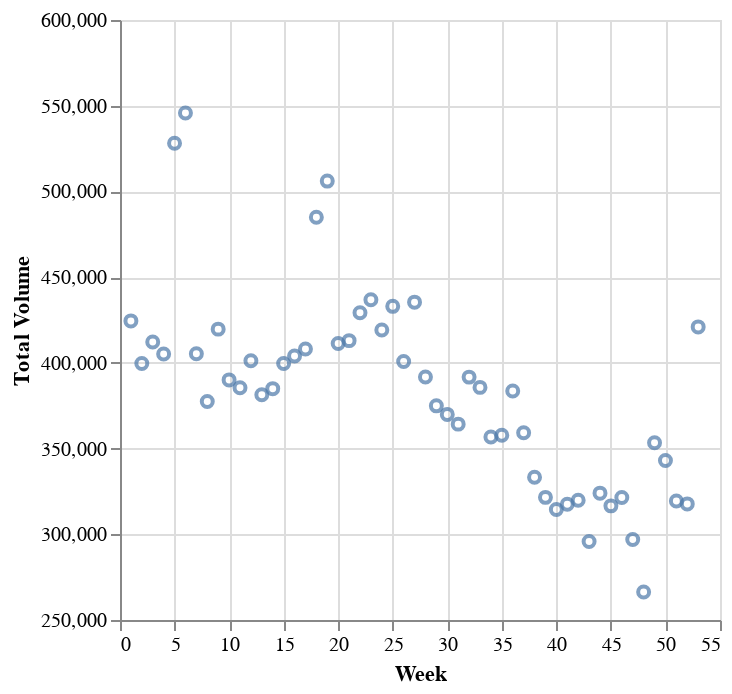

The notebook cell saved with this chart:
### Code cell
# Task 1.7

# Create the chart with filtered data
avocado_aggregate_plot_2 = alt.Chart(avocado_aggregate_2).mark_point().encode(
    x=alt.X("wk:Q", title="Week"), # Set the X-axis
    y=alt.Y("total_volume:Q", title="Total Volume", scale=alt.Scale(domain=[250_000, 600_000])), # Set the Y-axis
)

# Display the chart
avocado_aggregate_plot_2

### Figure 1 — Vega-Lite specification as saved in the notebook (floating-point values rounded to 4 significant figures)
{"config": {"view": {"continuousWidth": 300, "continuousHeight": 300}}, "data": {"name": "data-a295d28fcd36410ead699968af2bed51"}, "mark": {"type": "point"}, "encoding": {"x": {"field": "wk", "title": "Week", "type": "quantitative"}, "y": {"field": "total_volume", "scale": {"domain": [250000, 600000]}, "title": "Total Volume", "type": "quantitative"}}, "$schema": "https://vega.github.io/schema/vega-lite/v5.20.1.json", "datasets": {"data-a295d28fcd36410ead699968af2bed51": [{"wk": 1, "average_price": 1.287, "small_hass_volume": 191300.0, "large_hass_volume": 218600.0, "extra_l_hass_volume": 14570.0, "yr": 2016.0, "total_volume": 424500.0}, {"wk": 2, "average_price": 1.331, "small_hass_volume": 180700.0, "large_hass_volume": 205400.0, "extra_l_hass_volume": 13430.0, "yr": 2016.0, "total_volume": 399600.0}, {"wk": 3, "average_price": 1.341, "small_hass_volume": 186900.0, "large_hass_volume": 210300.0, "extra_l_hass_volume": 14890.0, "yr": 2016.0, "total_volume": 412100.0}, {"wk": 4, "average_price": 1.315, "small_hass_volume": 183400.0, "large_hass_volume": 206800.0, "extra_l_hass_volume": 14990.0, "yr": 2016.0, "total_volume": 405100.0}, {"wk": 5, "average_price": 1.254, "small_hass_volume": 250100.0, "large_hass_volume": 258900.0, "extra_l_hass_volume": 19160.0, "yr": 2016.0, "total_volume": 528100.0}, {"wk": 6, "average_price": 1.235, "small_hass_volume": 258600.0, "large_hass_volume": 265100.0, "extra_l_hass_volume": 21990.0, "yr": 2016.0, "total_volume": 545700.0}, {"wk": 7, "average_price": 1.301, "small_hass_volume": 202500.0, "large_hass_volume": 186900.0, "extra_l_hass_volume": 15940.0, "yr": 2016.0, "total_volume": 405400.0}, {"wk": 8, "average_price": 1.319, "small_hass_volume": 182700.0, "large_hass_volume": 179600.0, "extra_l_hass_volume": 15080.0, "yr": 2016.0, "total_volume": 377400.0}, {"wk": 9, "average_price": 1.294, "small_hass_volume": 201300.0, "large_hass_volume": 202300.0, "extra_l_hass_volume": 16040.0, "yr": 2016.0, "total_volume": 419700.0}, {"wk": 10, "average_price": 1.312, "small_hass_volume": 191600.0, "large_hass_volume": 182800.0, "extra_l_hass_volume": 15730.0, "yr": 2016.0, "total_volume": 390100.0}, {"wk": 11, "average_price": 1.336, "small_hass_volume": 188900.0, "large_hass_volume": 180800.0, "extra_l_hass_volume": 15700.0, "yr": 2016.0, "total_volume": 385500.0}, {"wk": 12, "average_price": 1.342, "small_hass_volume": 189400.0, "large_hass_volume": 195400.0, "extra_l_hass_volume": 16470.0, "yr": 2016.0, "total_volume": 401200.0}, {"wk": 13, "average_price": 1.351, "small_hass_volume": 180900.0, "large_hass_volume": 183500.0, "extra_l_hass_volume": 17040.0, "yr": 2016.0, "total_volume": 381400.0}, {"wk": 14, "average_price": 1.367, "small_hass_volume": 190500.0, "large_hass_volume": 177800.0, "extra_l_hass_volume": 16610.0, "yr": 2016.0, "total_volume": 385000.0}, {"wk": 15, "average_price": 1.337, "small_hass_volume": 201100.0, "large_hass_volume": 182300.0, "extra_l_hass_volume": 16200.0, "yr": 2016.0, "total_volume": 399600.0}, {"wk": 16, "average_price": 1.368, "small_hass_volume": 195800.0, "large_hass_volume": 189800.0, "extra_l_hass_volume": 18360.0, "yr": 2016.0, "total_volume": 404000.0}, {"wk": 17, "average_price": 1.375, "small_hass_volume": 198100.0, "large_hass_volume": 193800.0, "extra_l_hass_volume": 16250.0, "yr": 2016.0, "total_volume": 408100.0}, {"wk": 18, "average_price": 1.335, "small_hass_volume": 231300.0, "large_hass_volume": 236700.0, "extra_l_hass_volume": 16970.0, "yr": 2016.0, "total_volume": 485000.0}, {"wk": 19, "average_price": 1.313, "small_hass_volume": 241200.0, "large_hass_volume": 245300.0, "extra_l_hass_volume": 19520.0, "yr": 2016.0, "total_volume": 506000.0}, {"wk": 20, "average_price": 1.368, "small_hass_volume": 202600.0, "large_hass_volume": 191000.0, "extra_l_hass_volume": 17660.0, "yr": 2016.0, "total_volume": 411300.0}, {"wk": 21, "average_price": 1.39, "small_hass_volume": 202400.0, "large_hass_volume": 193700.0, "extra_l_hass_volume": 16840.0, "yr": 2016.0, "total_volume": 413000.0}, {"wk": 22, "average_price": 1.404, "small_hass_volume": 214300.0, "large_hass_volume": 198000.0, "extra_l_hass_volume": 16970.0, "yr": 2016.0, "total_volume": 429200.0}, {"wk": 23, "average_price": 1.397, "small_hass_volume": 222300.0, "large_hass_volume": 195600.0, "extra_l_hass_volume": 18910.0, "yr": 2016.0, "total_volume": 436800.0}, {"wk": 24, "average_price": 1.409, "small_hass_volume": 215300.0, "large_hass_volume": 186300.0, "extra_l_hass_volume": 17600.0, "yr": 2016.0, "total_volume": 419200.0}, {"wk": 25, "average_price": 1.409, "small_hass_volume": 211700.0, "large_hass_volume": 201600.0, "extra_l_hass_volume": 19650.0, "yr": 2016.0, "total_volume": 433000.0}, {"wk": 26, "average_price": 1.425, "small_hass_volume": 196900.0, "large_hass_volume": 186500.0, "extra_l_hass_volume": 17430.0, "yr": 2016.0, "total_volume": 400800.0}, {"wk": 27, "average_price": 1.429, "small_hass_volume": 210000.0, "large_hass_volume": 204900.0, "extra_l_hass_volume": 20500.0, "yr": 2016.0, "total_volume": 435400.0}, {"wk": 28, "average_price": 1.44, "small_hass_volume": 188200.0, "large_hass_volume": 187500.0, "extra_l_hass_volume": 16070.0, "yr": 2016.0, "total_volume": 391700.0}, {"wk": 29, "average_price": 1.468, "small_hass_volume": 176200.0, "large_hass_volume": 183700.0, "extra_l_hass_volume": 15100.0, "yr": 2016.0, "total_volume": 374900.0}, {"wk": 30, "average_price": 1.492, "small_hass_volume": 174700.0, "large_hass_volume": 181600.0, "extra_l_hass_volume": 13630.0, "yr": 2016.0, "total_volume": 369900.0}, {"wk": 31, "average_price": 1.502, "small_hass_volume": 171800.0, "large_hass_volume": 179900.0, "extra_l_hass_volume": 12550.0, "yr": 2016.0, "total_volume": 364300.0}, {"wk": 32, "average_price": 1.488, "small_hass_volume": 188400.0, "large_hass_volume": 190300.0, "extra_l_hass_volume": 12980.0, "yr": 2016.0, "total_volume": 391700.0}, {"wk": 33, "average_price": 1.505, "small_hass_volume": 184900.0, "large_hass_volume": 187400.0, "extra_l_hass_volume": 13450.0, "yr": 2016.0, "total_volume": 385700.0}, {"wk": 34, "average_price": 1.534, "small_hass_volume": 177300.0, "large_hass_volume": 168200.0, "extra_l_hass_volume": 11300.0, "yr": 2016.0, "total_volume": 356800.0}, {"wk": 35, "average_price": 1.543, "small_hass_volume": 179100.0, "large_hass_volume": 167100.0, "extra_l_hass_volume": 11540.0, "yr": 2016.0, "total_volume": 357700.0}, {"wk": 36, "average_price": 1.555, "small_hass_volume": 189800.0, "large_hass_volume": 181900.0, "extra_l_hass_volume": 11970.0, "yr": 2016.0, "total_volume": 383600.0}, {"wk": 37, "average_price": 1.556, "small_hass_volume": 165800.0, "large_hass_volume": 182000.0, "extra_l_hass_volume": 11480.0, "yr": 2016.0, "total_volume": 359300.0}, {"wk": 38, "average_price": 1.577, "small_hass_volume": 152500.0, "large_hass_volume": 169900.0, "extra_l_hass_volume": 10920.0, "yr": 2016.0, "total_volume": 333300.0}, {"wk": 39, "average_price": 1.607, "small_hass_volume": 141900.0, "large_hass_volume": 169200.0, "extra_l_hass_volume": 10450.0, "yr": 2016.0, "total_volume": 321500.0}, {"wk": 40, "average_price": 1.623, "small_hass_volume": 134300.0, "large_hass_volume": 168900.0, "extra_l_hass_volume": 11170.0, "yr": 2016.0, "total_volume": 314400.0}, {"wk": 41, "average_price": 1.568, "small_hass_volume": 139000.0, "large_hass_volume": 165200.0, "extra_l_hass_volume": 13250.0, "yr": 2016.0, "total_volume": 317500.0}, {"wk": 42, "average_price": 1.554, "small_hass_volume": 137400.0, "large_hass_volume": 171400.0, "extra_l_hass_volume": 11050.0, "yr": 2016.0, "total_volume": 319900.0}, {"wk": 43, "average_price": 1.53, "small_hass_volume": 132100.0, "large_hass_volume": 152600.0, "extra_l_hass_volume": 11070.0, "yr": 2016.0, "total_volume": 295800.0}, {"wk": 44, "average_price": 1.537, "small_hass_volume": 142500.0, "large_hass_volume": 169200.0, "extra_l_hass_volume": 12320.0, "yr": 2016.0, "total_volume": 324000.0}, {"wk": 45, "average_price": 1.506, "small_hass_volume": 147700.0, "large_hass_volume": 157800.0, "extra_l_hass_volume": 11030.0, "yr": 2016.0, "total_volume": 316600.0}, {"wk": 46, "average_price": 1.479, "small_hass_volume": 152300.0, "large_hass_volume": 159900.0, "extra_l_hass_volume": 9297.0, "yr": 2016.0, "total_volume": 321500.0}, {"wk": 47, "average_price": 1.444, "small_hass_volume": 144900.0, "large_hass_volume": 143300.0, "extra_l_hass_volume": 8782.0, "yr": 2016.0, "total_volume": 296900.0}, {"wk": 48, "average_price": 1.448, "small_hass_volume": 129300.0, "large_hass_volume": 129200.0, "extra_l_hass_volume": 7871.0, "yr": 2016.0, "total_volume": 266300.0}, {"wk": 49, "average_price": 1.349, "small_hass_volume": 164500.0, "large_hass_volume": 178500.0, "extra_l_hass_volume": 10380.0, "yr": 2016.0, "total_volume": 353400.0}, {"wk": 50, "average_price": 1.314, "small_hass_volume": 156000.0, "large_hass_volume": 177300.0, "extra_l_hass_volume": 9755.0, "yr": 2016.0, "total_volume": 343000.0}, {"wk": 51, "average_price": 1.332, "small_hass_volume": 146300.0, "large_hass_volume": 161500.0, "extra_l_hass_volume": 11610.0, "yr": 2016.0, "total_volume": 319400.0}, {"wk": 52, "average_price": 1.351, "small_hass_volume": 147500.0, "large_hass_volume": 158000.0, "extra_l_hass_volume": 12140.0, "yr": 2016.0, "total_volume": 317700.0}, {"wk": 53, "average_price": 1.284, "small_hass_volume": 197600.0, "large_hass_volume": 213200.0, "extra_l_hass_volume": 10240.0, "yr": 2017.0, "total_volume": 421000.0}]}}
